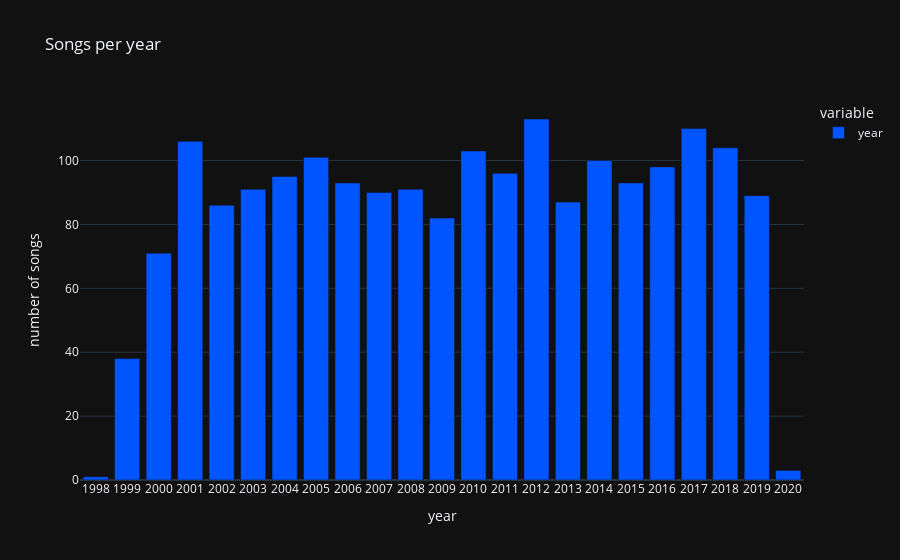

The notebook cell this image was saved under:
### Code cell
#Top Hits by Year
songs_per_years = df['year'].value_counts().sort_index()

iplot(px.bar(songs_per_years, 
       title='Songs per year',
       labels=dict(index='year',value='number of songs'),
       color_discrete_sequence=['#0055FF']
      ).update_xaxes(type='category'))

### Figure 1 — Plotly figure (JSON) as saved in the notebook; plotly's stock layout.template omitted (floating-point values rounded to 4 significant figures)
{"data": [{"alignmentgroup": "True", "hovertemplate": "variable=year<br>year=%{x}<br>number of songs=%{y}<extra></extra>", "legendgroup": "year", "marker": {"color": "#0055FF"}, "name": "year", "offsetgroup": "year", "orientation": "v", "showlegend": true, "textposition": "auto", "type": "bar", "x": [1998, 1999, 2000, 2001, 2002, 2003, 2004, 2005, 2006, 2007, 2008, 2009, 2010, 2011, 2012, 2013, 2014, 2015, 2016, 2017, 2018, 2019, 2020], "xaxis": "x", "y": [1, 38, 71, 106, 86, 91, 95, 101, 93, 90, 91, 82, 103, 96, 113, 87, 100, 93, 98, 110, 104, 89, 3], "yaxis": "y"}], "layout": {"barmode": "relative", "legend": {"title": {"text": "variable"}, "tracegroupgap": 0}, "title": {"text": "Songs per year"}, "xaxis": {"anchor": "y", "domain": [0.0, 1.0], "title": {"text": "year"}, "type": "category"}, "yaxis": {"anchor": "x", "domain": [0.0, 1.0], "title": {"text": "number of songs"}}}}
